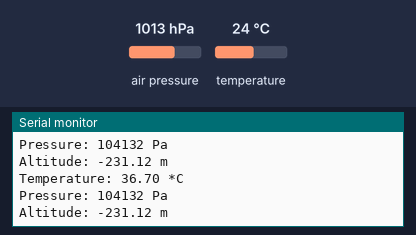
The sketch below on a simulated Arduino Uno, built with avr-gcc and run on an emulated ATmega328P. Shown: the last lines printed to the serial monitor. Wiring (inferred from the names in the program): BMP180 pressure sensor at I2C address 0x77. The test bench sets the inputs (shaded band); at power-on: air pressure 1013 hPa, temperature 24 °C.

Above: at 1.2 s.
1.3 s: air pressure set to 952 hPa
At 2.0 s:
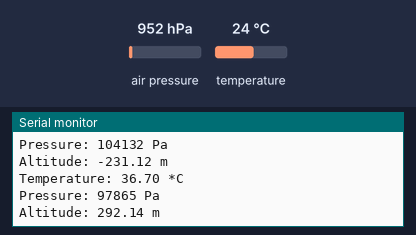
2.8 s: temperature set to 12 °C
At 3.6 s:
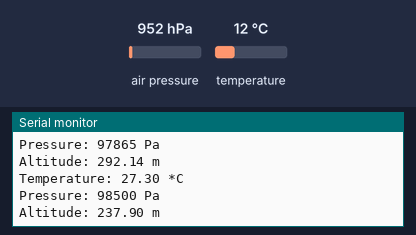
4.3 s: air pressure set to 975 hPa
At 5.2 s:
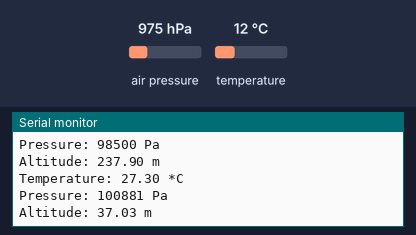
Timing chart, 0 to 7.3 s (numbered marks = the images above; inputs shaded):
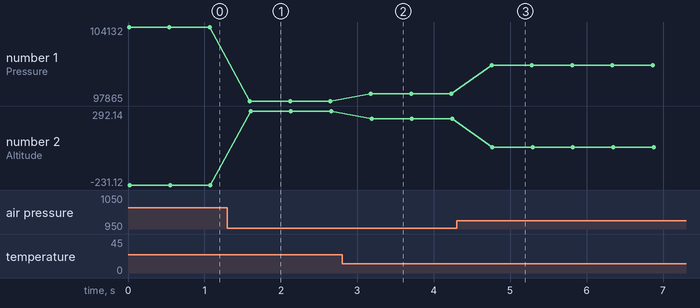

Measured:
- after the input at 1.3 s, the serial monitor: prints a new line after 0.29 s (image 1)
- after the input at 2.8 s, the serial monitor: prints a new line after 0.37 s (image 2)
- after the input at 4.3 s, the serial monitor: prints a new line after 0.46 s (image 3)
- plotted number 1: 104132 → 97865 after the input at 1.3 s, 97865 → 98500 after the input at 2.8 s, 98500 → 100881 after the input at 4.3 s
- plotted number 2: -231.12 → 292.14 after the input at 1.3 s, 292.14 → 237.9 after the input at 2.8 s, 237.9 → 37.03 after the input at 4.3 s

The sketch:

IMU_GY89_BAROMETER.ino
```cpp
#include <Wire.h>

#define BMP085_ADDRESS 0x77

int16_t ac1, ac2, ac3, b1, b2, mb, mc, md;
uint16_t ac4, ac5, ac6;
int32_t b5;

float readAltitude(float seaLevelPressure = 101325) {
  float pressure = readPressure();
  float altitude = 44330.0 * (1.0 - pow(pressure / seaLevelPressure, 0.1903));
  return altitude;
}

void setup() {
  Wire.begin();
  Serial.begin(115200);
  readCalibrationData();
  if (!calibrationDataIsValid()) {
    Serial.println("Failed to read calibration data");
    while (1) {}
  }
}

void loop() {
  Serial.print("Temperature: ");
  Serial.print(readTemperature());
  Serial.println(" *C");

  Serial.print("Pressure: ");
  Serial.print(readPressure());
  Serial.println(" Pa");

  Serial.print("Altitude: ");
  Serial.print(readAltitude());
  Serial.println(" m");

  delay(500);
}

uint8_t read8(uint8_t reg) {
  Wire.beginTransmission(BMP085_ADDRESS);
  Wire.write(reg);
  Wire.endTransmission();
  Wire.requestFrom(BMP085_ADDRESS, 1);
  return Wire.read();
}

uint16_t read16(uint8_t reg) {
  Wire.beginTransmission(BMP085_ADDRESS);
  Wire.write(reg);
  Wire.endTransmission();
  Wire.requestFrom(BMP085_ADDRESS, 2);
  uint16_t value = (Wire.read() << 8) | Wire.read();
  return value;
}

void readCalibrationData() {
  ac1 = read16(0xAA);
  ac2 = read16(0xAC);
  ac3 = read16(0xAE);
  ac4 = read16(0xB0);
  ac5 = read16(0xB2);
  ac6 = read16(0xB4);
  b1 = read16(0xB6);
  b2 = read16(0xB8);
  mb = read16(0xBA);
  mc = read16(0xBC);
  md = read16(0xBE);
}

bool calibrationDataIsValid() {
  // Aquí puedes agregar validaciones para los datos de calibración si es necesario
  return true;
}

int32_t readRawTemperature() {
  Wire.beginTransmission(BMP085_ADDRESS);
  Wire.write(0xF4);
  Wire.write(0x2E);
  Wire.endTransmission();
  delay(5);
  return read16(0xF6);
}

int32_t readRawPressure() {
  Wire.beginTransmission(BMP085_ADDRESS);
  Wire.write(0xF4);
  Wire.write(0x34);
  Wire.endTransmission();
  delay(8);
  int32_t value = read16(0xF6);
  value = (value << 8) | read8(0xF8);
  value >>= (8 - 3);  // Shift right according to the oversampling setting
  return value;
}

int32_t computeB5(int32_t ut) {
  int32_t X1 = (ut - ac6) * ac5 >> 15;
  int32_t X2 = (mc << 11) / (X1 + md);
  return X1 + X2;
}

float readTemperature() {
  int32_t ut = readRawTemperature();
  b5 = computeB5(ut);
  float temp = (b5 + 8) >> 4;
  temp /= 10;
  return temp;
}

int32_t readPressure() {
  int32_t up = readRawPressure();
  int32_t B6 = b5 - 4000;
  int32_t X1 = (b2 * (B6 * B6 >> 12)) >> 11;
  int32_t X2 = ac2 * B6 >> 11;
  int32_t X3 = X1 + X2;
  int32_t B3 = (((ac1 * 4 + X3) << 3) + 2) >> 2;
  X1 = ac3 * B6 >> 13;
  X2 = (b1 * (B6 * B6 >> 12)) >> 16;
  X3 = ((X1 + X2) + 2) >> 2;
  uint32_t B4 = (ac4 * (uint32_t)(X3 + 32768)) >> 15;
  uint32_t B7 = ((uint32_t)up - B3) * (50000 >> 3);
  int32_t p = B7 < 0x80000000 ? (B7 * 2) / B4 : (B7 / B4) * 2;
  X1 = (p >> 8) * (p >> 8);
  X1 = (X1 * 3038) >> 16;
  X2 = (-7357 * p) >> 16;
  p += (X1 + X2 + 3791) >> 4;
  return p;
}
```
